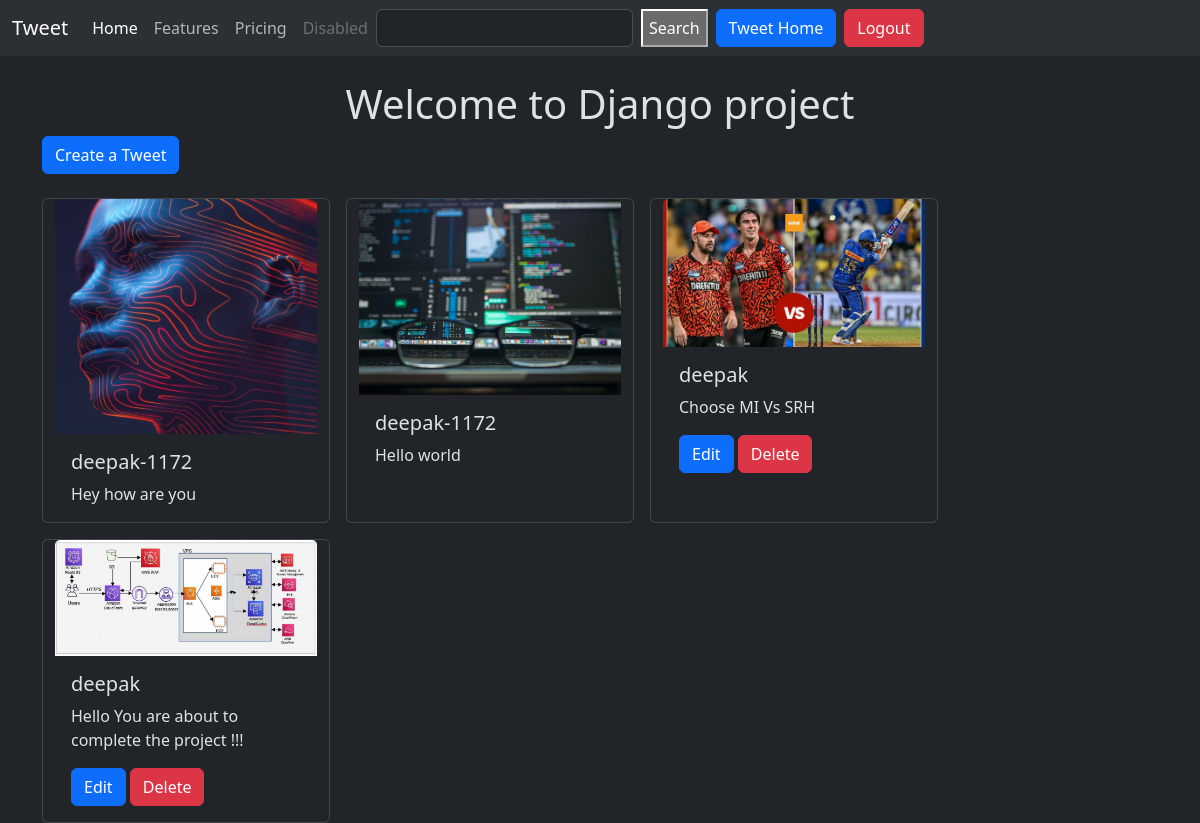
The page /tweet/ (signed in) on the database its author committed.
### tweet/models.py (models this page shows, shortened)
class Tweet(models.Model):
    user = models.ForeignKey(User, on_delete=models.CASCADE)
    text = models.TextField(max_length=240)
    photo = models.ImageField(upload_to="photos/",blank=True,null=True)
    created_at = models.DateTimeField(auto_now_add=True)
    updated_at = models.DateTimeField(auto_now=True)

### tweet/views.py (the view)
# urls.py: path('', views.tweet_list, name='tweet_list'),
def tweet_list(request):
 tweets =   Tweet.objects.all().order_by('-created_at')
 return render(request, 'tweet_list.html', {
    'tweets':tweets
 })

### tweet/templates/tweet_list.html (shortened to what this page needs)
{% extends "layout.html" %}
{% block content %}
<h1 class="text-center mt-4">Welcome to Django project</h1>
<a class="btn btn-primary mb-4" href="{% url 'tweet_create' %}"> Create a Tweet</a>
<div class="container row gap-3">
    {% for tweet in tweets %}
    <div class="card" style="width: 18rem;">
        <img src="{{tweet.photo.url}}" class="card-img-top" alt="...">
        <div class="card-body">
          <h5 class="card-title">{{tweet.user.username}}</h5>
          <p class="card-text">{{tweet.text}}</p>
          {% if tweet.user == user%}
          <a href="{% url 'tweet_edit' tweet.id %}" class="btn btn-primary">Edit</a>
          <a href="{% url 'tweet_delete' tweet.id %}" class="btn btn-danger">Delete</a>
          {% endif %}
        </div>
      </div>
    {% endfor %}
</div>
{% endblock %}

### rows shown on the page
Tweet: photo (picture), user.username "deepak-1172", text "Hey how are you"
Tweet: photo (picture), user.username "deepak-1172", text "Hello world"
Tweet: photo (picture), user.username "deepak", text "Choose MI Vs SRH", shows "Edit"
Tweet: photo (picture), user.username "deepak", text "Hello You are about to complete the project !!!", shows "Edit"
